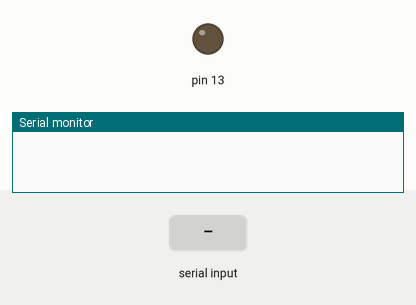
Bench run of a sketch on a simulated Arduino Uno, built with avr-gcc and run on an emulated ATmega328P. Shown: output pins drawn as LEDs (lit = HIGH), the last lines printed to the serial monitor. Inputs (shaded band) come from the test bench.

Above: at 1.2 s.
1.3 s: "a" received over Serial
At 2.5 s:
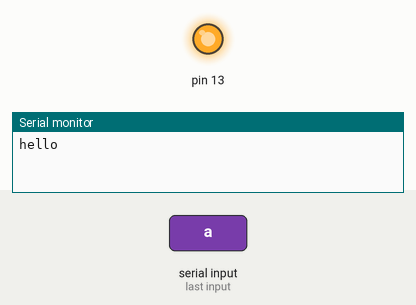
2.8 s: "1" received over Serial
At 3.6 s:
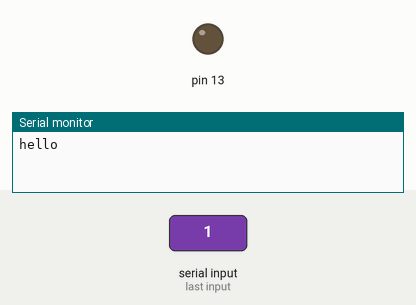
Timing chart, 0 to 5.8 s (numbered marks = the images above; inputs shaded):
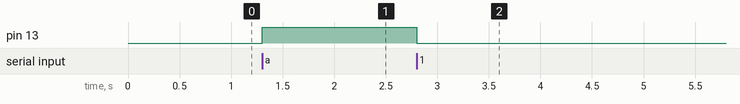

The sketch:

Hello_HelloWorld.ino
```cpp
char serialInput;
void setup() {
  //start serial communication at 9600baud (pulses per second)
  Serial.begin(9600);
  pinMode(13, OUTPUT);
}
void loop() {
  //check if there's anything in Serial RX
  if (Serial.available() > 0) {
    //read one byte
    serialInput = Serial.read();
    //print byte back
    //Serial.println(serialInput);
    if (serialInput == 'a') {
      Serial.println("hello");
      //turn on built-in LED
      digitalWrite(13, HIGH);
    } else {
      digitalWrite(13, LOW);
    }
  }
}
```

Measured:
- after the input at 1.3 s, pin 13: LOW → HIGH at once
- after the input at 2.8 s, pin 13: HIGH → LOW at once
